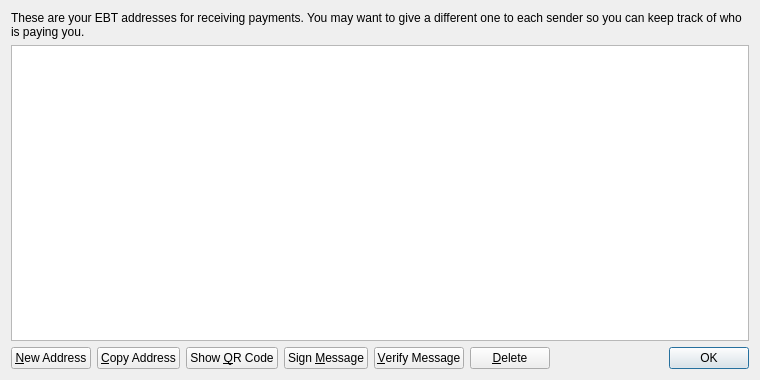
<?xml version="1.0" encoding="UTF-8"?>
<ui version="4.0">
 <class>AddressBookPage</class>
 <widget class="QWidget" name="AddressBookPage">
  <property name="geometry">
   <rect>
    <x>0</x>
    <y>0</y>
    <width>760</width>
    <height>380</height>
   </rect>
  </property>
  <property name="windowTitle">
   <string>Address Book</string>
  </property>
  <layout class="QVBoxLayout" name="verticalLayout">
   <item>
    <widget class="QLabel" name="labelExplanation">
     <property name="text">
      <string>These are your EBT addresses for receiving payments. You may want to give a different one to each sender so you can keep track of who is paying you.</string>
     </property>
     <property name="textFormat">
      <enum>Qt::PlainText</enum>
     </property>
     <property name="wordWrap">
      <bool>true</bool>
     </property>
    </widget>
   </item>
   <item>
    <widget class="QTableView" name="tableView">
     <property name="contextMenuPolicy">
      <enum>Qt::CustomContextMenu</enum>
     </property>
     <property name="toolTip">
      <string>Double-click to edit address or label</string>
     </property>
     <property name="tabKeyNavigation">
      <bool>false</bool>
     </property>
     <property name="alternatingRowColors">
      <bool>true</bool>
     </property>
     <property name="selectionMode">
      <enum>QAbstractItemView::SingleSelection</enum>
     </property>
     <property name="selectionBehavior">
      <enum>QAbstractItemView::SelectRows</enum>
     </property>
     <property name="sortingEnabled">
      <bool>true</bool>
     </property>
     <attribute name="verticalHeaderVisible">
      <bool>false</bool>
     </attribute>
    </widget>
   </item>
   <item>
    <layout class="QHBoxLayout" name="horizontalLayout">
     <item>
      <widget class="QPushButton" name="newAddressButton">
       <property name="toolTip">
        <string>Create a new address</string>
       </property>
       <property name="text">
        <string>&amp;New Address</string>
       </property>
       <property name="icon">
        <iconset resource="../bitcoin.qrc">
         <normaloff>:/icons/add</normaloff>:/icons/add</iconset>
       </property>
      </widget>
     </item>
     <item>
      <widget class="QPushButton" name="copyToClipboard">
       <property name="toolTip">
        <string>Copy the currently selected address to the system clipboard</string>
       </property>
       <property name="text">
        <string>&amp;Copy Address</string>
       </property>
       <property name="icon">
        <iconset resource="../bitcoin.qrc">
         <normaloff>:/icons/editcopy</normaloff>:/icons/editcopy</iconset>
       </property>
      </widget>
     </item>
     <item>
      <widget class="QPushButton" name="showQRCode">
       <property name="text">
        <string>Show &amp;QR Code</string>
       </property>
       <property name="icon">
        <iconset resource="../bitcoin.qrc">
         <normaloff>:/icons/qrcode</normaloff>:/icons/qrcode</iconset>
       </property>
      </widget>
     </item>
     <item>
      <widget class="QPushButton" name="signMessage">
       <property name="toolTip">
        <string>Sign a message to prove you own a EBT address</string>
       </property>
       <property name="text">
        <string>Sign &amp;Message</string>
       </property>
       <property name="icon">
        <iconset resource="../bitcoin.qrc">
         <normaloff>:/icons/edit</normaloff>:/icons/edit</iconset>
       </property>
      </widget>
     </item>
     <item>
      <widget class="QPushButton" name="verifyMessage">
       <property name="toolTip">
        <string>Verify a message to ensure it was signed with a specified EBT address</string>
       </property>
       <property name="text">
        <string>&amp;Verify Message</string>
       </property>
       <property name="icon">
        <iconset resource="../bitcoin.qrc">
         <normaloff>:/icons/transaction_0</normaloff>:/icons/transaction_0</iconset>
       </property>
      </widget>
     </item>
     <item>
      <widget class="QPushButton" name="deleteButton">
       <property name="toolTip">
        <string>Delete the currently selected address from the list</string>
       </property>
       <property name="text">
        <string>&amp;Delete</string>
       </property>
       <property name="icon">
        <iconset resource="../bitcoin.qrc">
         <normaloff>:/icons/remove</normaloff>:/icons/remove</iconset>
       </property>
      </widget>
     </item>
     <item>
      <spacer name="horizontalSpacer">
       <property name="orientation">
        <enum>Qt::Horizontal</enum>
       </property>
       <property name="sizeHint" stdset="0">
        <size>
         <width>40</width>
         <height>20</height>
        </size>
       </property>
      </spacer>
     </item>
     <item>
      <widget class="QDialogButtonBox" name="buttonBox">
       <property name="sizePolicy">
        <sizepolicy hsizetype="Maximum" vsizetype="Fixed">
         <horstretch>0</horstretch>
         <verstretch>0</verstretch>
        </sizepolicy>
       </property>
       <property name="standardButtons">
        <set>QDialogButtonBox::Ok</set>
       </property>
      </widget>
     </item>
    </layout>
   </item>
  </layout>
 </widget>
 <resources>
  <include location="../bitcoin.qrc"/>
 </resources>
 <connections/>
</ui>
